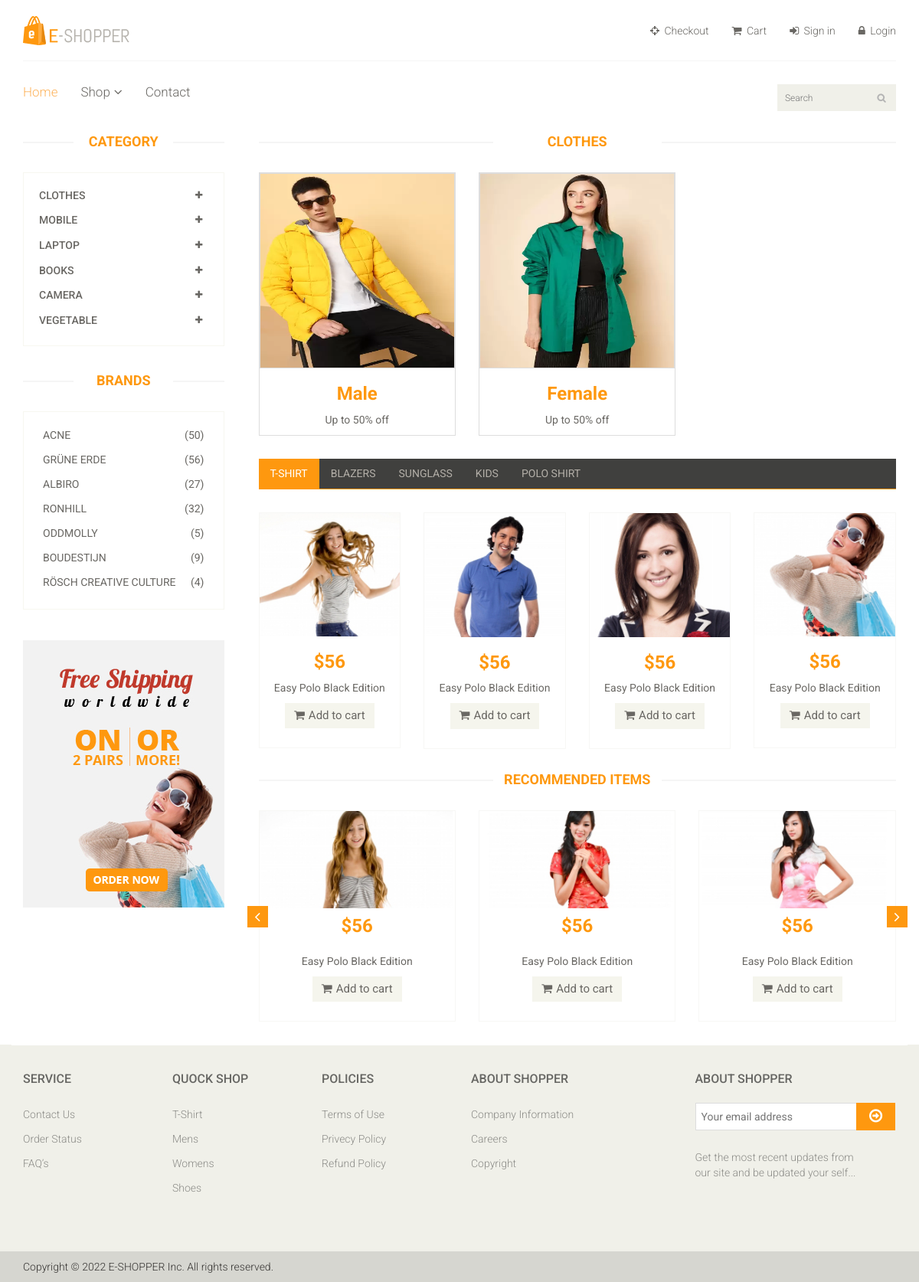
Screenshot of /category/subcat/clothes with the database file from the repository.
### category_app/models.py (models this page shows, shortened)
class CategoryModel(models.Model):
    categoryName = models.CharField(max_length=100,unique=True)
    categoryImage = models.ImageField(upload_to='category',blank=True,)
    slug = models.SlugField(unique=True, max_length=100, blank=True, editable=False)
    def __str__(self) -> str:
        return self.categoryName

class SubCategoryModel(models.Model):
    subcategoryName= models.CharField(max_length=100)
    category = models.ForeignKey(CategoryModel,on_delete=models.CASCADE)
    subcategoryImage = models.ImageField(upload_to='subcategory',blank=True,)
    slug = models.SlugField(unique=True, max_length=100, blank=True, editable=False)

### category_app/views.py (the view)
# urls.py: path('subcat/<slug:subcatslug>',SubcategoryView,name='subcat'),
def SubcategoryView(request,subcatslug):
    categoryslug = CategoryModel.objects.get(slug=subcatslug)
    subcatedata = SubCategoryModel.objects.filter(category=categoryslug)
    cat_subcat_for_nav = Cat_Subcat_Nav_View()
    print(subcatedata[0].category)
    context = {
        'cat_sub_nav':cat_subcat_for_nav,
        'subcategories':subcatedata,
    }
    return render(request,'category_app/subcategory.html',context)

### category_app/views.py (called while the page is built)
def Cat_Subcat_Nav_View():
    categories= CategoryModel.objects.all()
    categoryHeader=[]
    for category in categories:
        subcategories=SubCategoryModel.objects.filter(category=category.pk)
        subcategoryArray=[]
        for subcategory in subcategories:
            subcategoryDict = {"subId:":subcategory.pk,"subName":subcategory.subcategoryName}
            subcategoryArray.append(subcategoryDict)
        categoryDict={"cat_Id":category.pk,"catName":category.categoryName,"subcategory":subcategoryArray}
        categoryHeader.append(categoryDict)
    return categoryHeader

### category_app/templates/category_app/subcategory.html (shortened to what this page needs)
{% extends 'base_app/base.html' %}
{% load static %}
{% block content %}
	<section>
		<div class="container">
			<div class="row">
				<div class="col-sm-3">
					<div class="left-sidebar">
						<h2>Category</h2>
						<div class="panel-group category-products" id="accordian">
							{% for category in cat_sub_nav %}
							<div class="panel panel-default">
								<div class="panel-heading">
									<h4 class="panel-title">
										<a data-toggle="collapse" data-parent="#accordian" href="#{{ category.catName|slugify }}">
											<span class="badge pull-right"><i class="fa fa-plus"></i></span>
											{{category.catName}}
										</a>
									</h4>
								</div>
							</div>
							{% endfor %}
						</div>
						<div class="brands_products">
							<h2>Brands</h2>
							<div class="brands-name">
								<ul class="nav nav-pills nav-stacked">
									<li><a href="#"> <span class="pull-right">(50)</span>Acne</a></li>
									<li><a href="#"> <span class="pull-right">(56)</span>Grüne Erde</a></li>
									<li><a href="#"> <span class="pull-right">(27)</span>Albiro</a></li>
									<li><a href="#"> <span class="pull-right">(32)</span>Ronhill</a></li>
									<li><a href="#"> <span class="pull-right">(5)</span>Oddmolly</a></li>
									<li><a href="#"> <span class="pull-right">(9)</span>Boudestijn</a></li>
									<li><a href="#"> <span class="pull-right">(4)</span>Rösch creative culture</a></li>
								</ul>
							</div>
						</div>
						<div class="shipping text-center">
							<img src="{% static 'images/home/shipping.jpg' %}" alt="" />
						</div>
					</div>
				</div>
				<div class="col-sm-9 padding-right">
					<div class="features_items">
						<h2 class="title text-center">{{subcategories.first.category}}</h2>
						{% for subcat in subcategories %}
							<div class="col-sm-4">
								<a href="#">
									<div class="product-image-wrapper" style="border:1px solid #ddd ;">
										<div class="single-products">
											<div class="productinfo text-center">
												{% if subcat.subcategoryImage %}
												<img src="{{ subcat.subcategoryImage.url }}" alt="{{ subcat.subcategoryName }}"
												style="display: block; width: 100%; aspect-ratio: 1/1; border:1px solid #ddd;" />
												{% else %}
												<img src="#" alt="{{subcat.subcategoryName}} image"
												style="display: block; width: 100%; aspect-ratio: 1/1; border:1px solid #ddd;" />
												{% endif %}
												<h2>{{subcat.subcategoryName}}</h2>
												<p>Up to 50% off</p>
											</div>
										</div>
									</div>
								</a>
							</div>
						{% endfor %}
					</div>
					<div class="category-tab">
						<div class="col-sm-12">
							<ul class="nav nav-tabs">
								<li class="active"><a href="#tshirt" data-toggle="tab">T-Shirt</a></li>
								<li><a href="#blazers" data-toggle="tab">Blazers</a></li>
								<li><a href="#sunglass" data-toggle="tab">Sunglass</a></li>
								<li><a href="#kids" data-toggle="tab">Kids</a></li>
								<li><a href="#poloshirt" data-toggle="tab">Polo shirt</a></li>
							</ul>
						</div>
						<div class="tab-content">
							<div class="tab-pane fade active in" id="tshirt" >
								<div class="col-sm-3">
									<div class="product-image-wrapper">
										<div class="single-products">
											<div class="productinfo text-center">
												<img src="{% static 'images/home/gallery1.jpg' %}" alt="" />
												<h2>$56</h2>
												<p>Easy Polo Black Edition</p>
												<a href="#" class="btn btn-default add-to-cart"><i class="fa fa-shopping-cart"></i>Add to cart</a>
											</div>
										</div>
									</div>
								</div>
								<div class="col-sm-3">
									<div class="product-image-wrapper">
										<div class="single-products">
											<div class="productinfo text-center">
												<img src="{% static 'images/home/gallery2.jpg' %}" alt="" />
												<h2>$56</h2>
												<p>Easy Polo Black Edition</p>
												<a href="#" class="btn btn-default add-to-cart"><i class="fa fa-shopping-cart"></i>Add to cart</a>
											</div>
										</div>
									</div>
								</div>
								<div class="col-sm-3">
									<div class="product-image-wrapper">
										<div class="single-products">
											<div class="productinfo text-center">
												<img src="{% static 'images/home/gallery3.jpg' %}" alt="" />
												<h2>$56</h2>
												<p>Easy Polo Black Edition</p>
												<a href="#" class="btn btn-default add-to-cart"><i class="fa fa-shopping-cart"></i>Add to cart</a>
											</div>
										</div>
									</div>
								</div>
								<div class="col-sm-3">
									<div class="product-image-wrapper">
										<div class="single-products">
											<div class="productinfo text-center">
												<img src="{% static 'images/home/gallery4.jpg' %}" alt="" />
												<h2>$56</h2>
												<p>Easy Polo Black Edition</p>
												<a href="#" class="btn btn-default add-to-cart"><i class="fa fa-shopping-cart"></i>Add to cart</a>
											</div>
										</div>
									</div>
								</div>
							</div>
						</div>
					</div>
					<div class="recommended_items">
						<h2 class="title text-center">recommended items</h2>
						<div id="recommended-item-carousel" class="carousel slide" data-ride="carousel">
							<div class="carousel-inner">
								<div class="item active">
									<div class="col-sm-4">
										<div class="product-image-wrapper">
											<div class="single-products">
												<div class="productinfo text-center">
													<img src="{% static 'images/home/recommend1.jpg' %}" alt="" />
													<h2>$56</h2>
													<p>Easy Polo Black Edition</p>
													<a href="#" class="btn btn-default add-to-cart"><i class="fa fa-shopping-cart"></i>Add to cart</a>
												</div>
											</div>
										</div>
									</div>
									<div class="col-sm-4">
										<div class="product-image-wrapper">
											<div class="single-products">
												<div class="productinfo text-center">
													<img src="{% static 'images/home/recommend2.jpg' %}" alt="" />
													<h2>$56</h2>
													<p>Easy Polo Black Edition</p>
													<a href="#" class="btn btn-default add-to-cart"><i class="fa fa-shopping-cart"></i>Add to cart</a>
												</div>
											</div>
										</div>
									</div>
									<div class="col-sm-4">
										<div class="product-image-wrapper">
											<div class="single-products">
												<div class="productinfo text-center">
													<img src="{% static 'images/home/recommend3.jpg' %}" alt="" />
													<h2>$56</h2>
													<p>Easy Polo Black Edition</p>
													<a href="#" class="btn btn-default add-to-cart"><i class="fa fa-shopping-cart"></i>Add to cart</a>
												</div>
											</div>
										</div>
									</div>
								</div>
							</div>
							 <a class="left recommended-item-control" href="#recommended-item-carousel" data-slide="prev">
								<i class="fa fa-angle-left"></i>
							  </a>
							  <a class="right recommended-item-control" href="#recommended-item-carousel" data-slide="next">
								<i class="fa fa-angle-right"></i>
							  </a>
						</div>
					</div>
				</div>
			</div>
		</div>
	</section>
{% endblock content %}

### base_app/templates/base_app/base.html (shortened to what this page needs)
{% load static %}
<!DOCTYPE html>
<html lang="en">
<head>
    <link href="{% static 'css/bootstrap.min.css' %}" rel="stylesheet" type="text/css">
    <link href="{% static 'css/font-awesome.min.css' %}" rel="stylesheet" type="text/css">
    <link href="{% static 'css/prettyPhoto.css' %}" rel="stylesheet" type="text/css">
    <link href="{% static 'css/price-range.css' %}" rel="stylesheet" type="text/css">
    <link href="{% static 'css/animate.css' %}" rel="stylesheet" type="text/css">
	<link href="{% static 'css/main.css' %}" rel="stylesheet" type="text/css">
	<link href="{% static 'css/responsive.css' %}" rel="stylesheet" type="text/css">
</head>
<body>
	<header id="header">
		<div class="header-middle">
			<div class="container">
				<div class="row">
					<div class="col-sm-4">
						<div class="logo pull-left">
							<a href="#"><img src="{% static 'images/home/logo.png' %}" alt="" /></a>
						</div>
					</div>
					<div class="col-sm-8">
						<div class="shop-menu pull-right">
							<ul class="nav navbar-nav">
								<li><a href="checkout.html"><i class="fa fa-crosshairs"></i> Checkout</a></li>
								<li><a href="cart.html"><i class="fa fa-shopping-cart"></i> Cart</a></li>
								<li><a href="#"><i class="fa fa-sign-in"></i> Sign in</a></li>
								<li><a href="login.html"><i class="fa fa-lock"></i> Login</a></li>
							</ul>
						</div>
					</div>
				</div>
			</div>
		</div>
		<div class="header-bottom">
			<div class="container">
				<div class="row">
					<div class="col-sm-9">
						<div class="mainmenu pull-left">
							<ul class="nav navbar-nav collapse navbar-collapse">
								<li><a href="#" class="active">Home</a></li>
								<li class="dropdown"><a href="#">Shop<i class="fa fa-angle-down"></i></a>
                                </li>
								<li><a href="#contact-us.html">Contact</a></li>
							</ul>
						</div>
					</div>
					<div class="col-sm-3">
						<div class="search_box pull-right">
							<input type="text" placeholder="Search"/>
						</div>
					</div>
				</div>
			</div>
		</div>
	</header>
	{% block content%}
	{% endblock %}
	<footer id="footer">
		<div class="footer-widget">
			<div class="container">
				<div class="row">
					<div class="col-sm-2">
						<div class="single-widget">
							<h2>Service</h2>
							<ul class="nav nav-pills nav-stacked">
								<li><a href="#">Contact Us</a></li>
								<li><a href="#">Order Status</a></li>
								<li><a href="#">FAQ’s</a></li>
							</ul>
						</div>
					</div>
					<div class="col-sm-2">
						<div class="single-widget">
							<h2>Quock Shop</h2>
							<ul class="nav nav-pills nav-stacked">
								<li><a href="#">T-Shirt</a></li>
								<li><a href="#">Mens</a></li>
								<li><a href="#">Womens</a></li>
								<li><a href="#">Shoes</a></li>
							</ul>
						</div>
					</div>
					<div class="col-sm-2">
						<div class="single-widget">
							<h2>Policies</h2>
							<ul class="nav nav-pills nav-stacked">
								<li><a href="#">Terms of Use</a></li>
								<li><a href="#">Privecy Policy</a></li>
								<li><a href="#">Refund Policy</a></li>
							</ul>
						</div>
					</div>
					<div class="col-sm-2">
						<div class="single-widget">
							<h2>About Shopper</h2>
							<ul class="nav nav-pills nav-stacked">
								<li><a href="#">Company Information</a></li>
								<li><a href="#">Careers</a></li>
								<li><a href="#">Copyright</a></li>
							</ul>
						</div>
					</div>
					<div class="col-sm-3 col-sm-offset-1">
						<div class="single-widget">
							<h2>About Shopper</h2>
							<form action="#" class="searchform">
								<input type="text" placeholder="Your email address" />
								<button type="submit" class="btn btn-default"><i class="fa fa-arrow-circle-o-right"></i></button>
								<p>Get the most recent updates from <br />our site and be updated your self...</p>
							</form>
						</div>
					</div>
				</div>
			</div>
		</div>
		<div class="footer-bottom">
			<div class="container">
				<div class="row">
					<p class="pull-left">Copyright © 2022 E-SHOPPER Inc. All rights reserved.</p>
				</div>
			</div>
		</div>
	</footer>
</body>
</html>

### rows the page displays
CategoryModel: catName "CLOTHES"
CategoryModel: catName "MOBILE"
CategoryModel: catName "LAPTOP"
CategoryModel: catName "BOOKS"
CategoryModel: catName "CAMERA"
CategoryModel: catName "VEGETABLE"
SubCategoryModel: first.category "CLOTHES", subcategoryImage (picture), subcategoryName "Male"
SubCategoryModel: subcategoryImage (picture), subcategoryName "Female"
